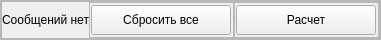
       <widget class="QFrame" name="frame_Update">
        <property name="minimumSize">
         <size>
          <width>0</width>
          <height>40</height>
         </size>
        </property>
        <property name="maximumSize">
         <size>
          <width>16777215</width>
          <height>40</height>
         </size>
        </property>
        <property name="frameShape">
         <enum>QFrame::Shape::StyledPanel</enum>
        </property>
        <property name="frameShadow">
         <enum>QFrame::Shadow::Raised</enum>
        </property>
        <layout class="QVBoxLayout" name="verticalLayout">
         <property name="spacing">
          <number>0</number>
         </property>
         <property name="leftMargin">
          <number>0</number>
         </property>
         <property name="topMargin">
          <number>0</number>
         </property>
         <property name="rightMargin">
          <number>0</number>
         </property>
         <property name="bottomMargin">
          <number>0</number>
         </property>
         <item>
          <widget class="QFrame" name="frame_18">
           <property name="minimumSize">
            <size>
             <width>0</width>
             <height>0</height>
            </size>
           </property>
           <property name="maximumSize">
            <size>
             <width>16777215</width>
             <height>16777215</height>
            </size>
           </property>
           <property name="frameShape">
            <enum>QFrame::Shape::StyledPanel</enum>
           </property>
           <property name="frameShadow">
            <enum>QFrame::Shadow::Raised</enum>
           </property>
           <layout class="QHBoxLayout" name="horizontalLayout_4">
            <property name="spacing">
             <number>0</number>
            </property>
            <property name="leftMargin">
             <number>0</number>
            </property>
            <property name="topMargin">
             <number>0</number>
            </property>
            <property name="rightMargin">
             <number>0</number>
            </property>
            <property name="bottomMargin">
             <number>0</number>
            </property>
            <item>
             <widget class="QLabel" name="label_msg">
              <property name="text">
               <string>Сообщений нет</string>
              </property>
             </widget>
            </item>
            <item>
             <widget class="QFrame" name="frame_27">
              <property name="minimumSize">
               <size>
                <width>145</width>
                <height>0</height>
               </size>
              </property>
              <property name="maximumSize">
               <size>
                <width>160</width>
                <height>16777215</height>
               </size>
              </property>
              <property name="frameShape">
               <enum>QFrame::Shape::StyledPanel</enum>
              </property>
              <property name="frameShadow">
               <enum>QFrame::Shadow::Raised</enum>
              </property>
              <layout class="QHBoxLayout" name="horizontalLayout_27">
               <property name="spacing">
                <number>0</number>
               </property>
               <property name="leftMargin">
                <number>0</number>
               </property>
               <property name="topMargin">
                <number>0</number>
               </property>
               <property name="rightMargin">
                <number>0</number>
               </property>
               <property name="bottomMargin">
                <number>0</number>
               </property>
               <item>
                <widget class="QPushButton" name="btn_Reset">
                 <property name="minimumSize">
                  <size>
                   <width>140</width>
                   <height>30</height>
                  </size>
                 </property>
                 <property name="maximumSize">
                  <size>
                   <width>140</width>
                   <height>30</height>
                  </size>
                 </property>
                 <property name="text">
                  <string>Сбросить все</string>
                 </property>
                 <property name="icon">
                  <iconset resource="../../resource.qrc">
                   <normaloff>:/icon/icon/loader — копия — копия.svg</normaloff>:/icon/icon/loader — копия — копия.svg</iconset>
                 </property>
                </widget>
               </item>
              </layout>
             </widget>
            </item>
            <item>
             <widget class="QFrame" name="frame_5">
              <property name="minimumSize">
               <size>
                <width>145</width>
                <height>0</height>
               </size>
              </property>
              <property name="maximumSize">
               <size>
                <width>160</width>
                <height>16777215</height>
               </size>
              </property>
              <property name="frameShape">
               <enum>QFrame::Shape::StyledPanel</enum>
              </property>
              <property name="frameShadow">
               <enum>QFrame::Shadow::Raised</enum>
              </property>
              <layout class="QHBoxLayout" name="horizontalLayout_3">
               <property name="spacing">
                <number>0</number>
               </property>
               <property name="leftMargin">
                <number>0</number>
               </property>
               <property name="topMargin">
                <number>0</number>
               </property>
               <property name="rightMargin">
                <number>0</number>
               </property>
               <property name="bottomMargin">
                <number>0</number>
               </property>
               <item>
                <widget class="QPushButton" name="btn_Calc">
                 <property name="minimumSize">
                  <size>
                   <width>140</width>
                   <height>30</height>
                  </size>
                 </property>
                 <property name="maximumSize">
                  <size>
                   <width>140</width>
                   <height>16777215</height>
                  </size>
                 </property>
                 <property name="text">
                  <string>Расчет</string>
                 </property>
                 <property name="icon">
                  <iconset resource="../../resource.qrc">
                   <normaloff>:/icon/icon/save — копия — копия.svg</normaloff>:/icon/icon/save — копия — копия.svg</iconset>
                 </property>
                </widget>
               </item>
              </layout>
             </widget>
            </item>
           </layout>
          </widget>
         </item>
        </layout>
       </widget>
